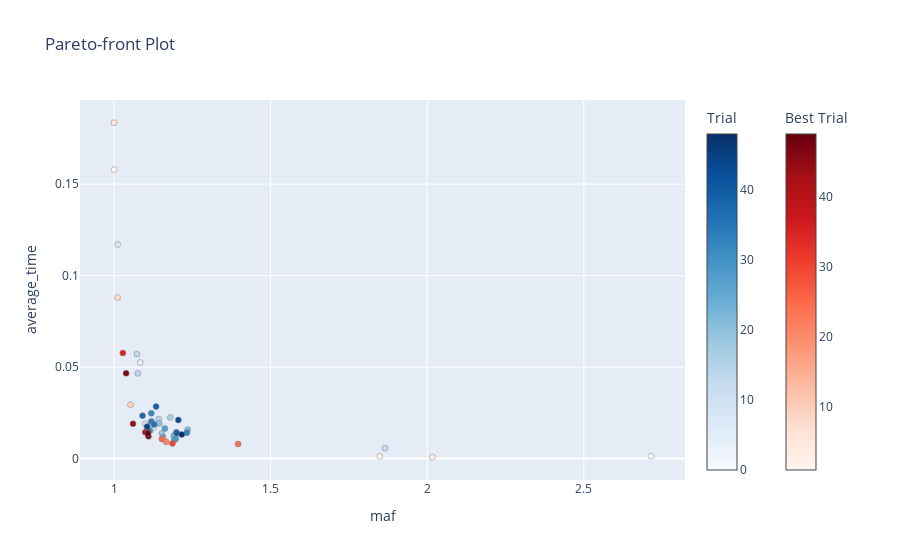

The notebook cell this image was saved under:
### Code cell
plot_pareto_front(lsh_study, target_names=['maf', 'average_time'])

### Figure 1 — Plotly figure (JSON) as saved in the notebook; plotly's stock layout.template omitted (floating-point values rounded to 4 significant figures)
{"data": [{"hovertemplate": "%{text}<extra>Trial</extra>", "marker": {"color": [0, 4, 6, 7, 10, 12, 13, 14, 15, 16, 17, 18, 19, 20, 22, 23, 26, 27, 28, 29, 31, 32, 33, 34, 36, 37, 38, 39, 40, 42, 43, 45, 48], "colorbar": {"title": {"text": "Trial"}}, "colorscale": [[0, "rgb(247,251,255)"], [0.125, "rgb(222,235,247)"], [0.25, "rgb(198,219,239)"], [0.375, "rgb(158,202,225)"], [0.5, "rgb(107,174,214)"], [0.625, "rgb(66,146,198)"], [0.75, "rgb(33,113,181)"], [0.875, "rgb(8,81,156)"], [1, "rgb(8,48,107)"]], "line": {"color": "Grey", "width": 0.5}}, "mode": "markers", "showlegend": false, "text": ["{<br>  \"number\": 0,<br>  \"values\": [<br>    2.714397966853586,<br>    0.0013063600000000003<br>  ],<br>  \"params\": {<br>    \"k\": 10,<br>    \"L\": 9,<br>    \"table_size\": 3750,<br>    \"window_size\": 735,<br>    \"query_trick\": false<br>  },<br>  \"user_attrs\": {<br>    \"constraint\": [<br>      0,<br>      -0.008693639999999999<br>    ]<br>  }<br>}", "{<br>  \"number\": 4,<br>  \"values\": [<br>    1.0837812323878868,<br>    0.05251339999999999<br>  ],<br>  \"params\": {<br>    \"k\": 2,<br>    \"L\": 2,<br>    \"table_size\": 7500,<br>    \"window_size\": 1683,<br>    \"query_trick\": false<br>  },<br>  \"user_attrs\": {<br>    \"constraint\": [<br>      0,<br>      0.042513399999999986<br>    ]<br>  }<br>}", "{<br>  \"number\": 6,<br>  \"values\": [<br>    1.1272492088066839,<br>    0.016991939999999987<br>  ],<br>  \"params\": {<br>    \"k\": 10,<br>    \"L\": 5,<br>    \"table_size\": 3750,<br>    \"window_size\": 3688,<br>    \"query_trick\": false<br>  },<br>  \"user_attrs\": {<br>    \"constraint\": [<br>      1,<br>      0.006991939999999986<br>    ]<br>  }<br>}", "{<br>  \"number\": 7,<br>  \"values\": [<br>    1.011911252644417,<br>    0.11699893999999998<br>  ],<br>  \"params\": {<br>    \"k\": 3,<br>    \"L\": 3,<br>    \"table_size\": 15000,<br>    \"window_size\": 4071,<br>    \"query_trick\": true<br>  },<br>  \"user_attrs\": {<br>    \"constraint\": [<br>      1,<br>      0.10699893999999999<br>    ]<br>  }<br>}", "{<br>  \"number\": 10,<br>  \"values\": [<br>    1.1000688695645846,<br>    0.019050399999999995<br>  ],<br>  \"params\": {<br>    \"k\": 10,<br>    \"L\": 6,<br>    \"table_size\": 3750,<br>    \"window_size\": 3340,<br>    \"query_trick\": false<br>  },<br>  \"user_attrs\": {<br>    \"constraint\": [<br>      1,<br>      0.009050399999999995<br>    ]<br>  }<br>}", "{<br>  \"number\": 12,<br>  \"values\": [<br>    1.8654808235979419,<br>    0.00568129<br>  ],<br>  \"params\": {<br>    \"k\": 10,<br>    \"L\": 5,<br>    \"table_size\": 3750,<br>    \"window_size\": 2761,<br>    \"query_trick\": false<br>  },<br>  \"user_attrs\": {<br>    \"constraint\": [<br>      51,<br>      -0.00431871<br>    ]<br>  }<br>}", "{<br>  \"number\": 13,<br>  \"values\": [<br>    1.073530572674721,<br>    0.057064909999999996<br>  ],<br>  \"params\": {<br>    \"k\": 9,<br>    \"L\": 4,<br>    \"table_size\": 3750,<br>    \"window_size\": 4159,<br>    \"query_trick\": false<br>  },<br>  \"user_attrs\": {<br>    \"constraint\": [<br>      1,<br>      0.047064909999999995<br>    ]<br>  }<br>}", "{<br>  \"number\": 14,<br>  \"values\": [<br>    1.0761210594213835,<br>    0.046571040000000015<br>  ],<br>  \"params\": {<br>    \"k\": 10,<br>    \"L\": 4,<br>    \"table_size\": 3750,<br>    \"window_size\": 3953,<br>    \"query_trick\": false<br>  },<br>  \"user_attrs\": {<br>    \"constraint\": [<br>      1,<br>      0.03657104000000001<br>    ]<br>  }<br>}", "{<br>  \"number\": 15,<br>  \"values\": [<br>    1.14295452314088,<br>    0.021588429999999995<br>  ],<br>  \"params\": {<br>    \"k\": 10,<br>    \"L\": 5,<br>    \"table_size\": 3750,<br>    \"window_size\": 3785,<br>    \"query_trick\": false<br>  },<br>  \"user_attrs\": {<br>    \"constraint\": [<br>      3,<br>      0.011588429999999995<br>    ]<br>  }<br>}", "{<br>  \"number\": 16,<br>  \"values\": [<br>    1.1796734100619548,<br>    0.02247834<br>  ],<br>  \"params\": {<br>    \"k\": 9,<br>    \"L\": 7,<br>    \"table_size\": 7500,<br>    \"window_size\": 2892,<br>    \"query_trick\": true<br>  },<br>  \"user_attrs\": {<br>    \"constraint\": [<br>      1,<br>      0.01247834<br>    ]<br>  }<br>}", "{<br>  \"number\": 17,<br>  \"values\": [<br>    1.1170035666631069,<br>    0.019083740000000002<br>  ],<br>  \"params\": {<br>    \"k\": 10,<br>    \"L\": 5,<br>    \"table_size\": 3750,<br>    \"window_size\": 3158,<br>    \"query_trick\": false<br>  },<br>  \"user_attrs\": {<br>    \"constraint\": [<br>      1,<br>      0.009083740000000002<br>    ]<br>  }<br>}", "{<br>  \"number\": 18,<br>  \"values\": [<br>    1.1529628124961968,<br>    0.013826189999999999<br>  ],<br>  \"params\": {<br>    \"k\": 10,<br>    \"L\": 5,<br>    \"table_size\": 3750,<br>    \"window_size\": 3172,<br>    \"query_trick\": false<br>  },<br>  \"user_attrs\": {<br>    \"constraint\": [<br>      1,<br>      0.0038261899999999984<br>    ]<br>  }<br>}", "{<br>  \"number\": 19,<br>  \"values\": [<br>    1.113986388490956,<br>    0.017677319999999993<br>  ],<br>  \"params\": {<br>    \"k\": 10,<br>    \"L\": 5,<br>    \"table_size\": 3750,<br>    \"window_size\": 3141,<br>    \"query_trick\": false<br>  },<br>  \"user_attrs\": {<br>    \"constraint\": [<br>      1,<br>      0.007677319999999993<br>    ]<br>  }<br>}", "{<br>  \"number\": 20,<br>  \"values\": [<br>    1.1442634314044113,<br>    0.019233360000000005<br>  ],<br>  \"params\": {<br>    \"k\": 10,<br>    \"L\": 5,<br>    \"table_size\": 3750,<br>    \"window_size\": 3117,<br>    \"query_trick\": false<br>  },<br>  \"user_attrs\": {<br>    \"constraint\": [<br>      1,<br>      0.009233360000000005<br>    ]<br>  }<br>}", "{<br>  \"number\": 22,<br>  \"values\": [<br>    1.2351632727419755,<br>    0.015760419999999994<br>  ],<br>  \"params\": {<br>    \"k\": 10,<br>    \"L\": 5,<br>    \"table_size\": 3750,<br>    \"window_size\": 3252,<br>    \"query_trick\": false<br>  },<br>  \"user_attrs\": {<br>    \"constraint\": [<br>      1,<br>      0.0057604199999999935<br>    ]<br>  }<br>}", "{<br>  \"number\": 23,<br>  \"values\": [<br>    1.1912936760011283,<br>    0.012492900000000005<br>  ],<br>  \"params\": {<br>    \"k\": 10,<br>    \"L\": 5,<br>    \"table_size\": 3750,<br>    \"window_size\": 3088,<br>    \"query_trick\": false<br>  },<br>  \"user_attrs\": {<br>    \"constraint\": [<br>      1,<br>      0.0024929000000000045<br>    ]<br>  }<br>}", "{<br>  \"number\": 26,<br>  \"values\": [<br>    1.1563607477771096,<br>    0.0118033<br>  ],<br>  \"params\": {<br>    \"k\": 10,<br>    \"L\": 5,<br>    \"table_size\": 3750,<br>    \"window_size\": 3392,<br>    \"query_trick\": false<br>  },<br>  \"user_attrs\": {<br>    \"constraint\": [<br>      1,<br>      0.001803299999999999<br>    ]<br>  }<br>}", "{<br>  \"number\": 27,<br>  \"values\": [<br>    1.1624738900280644,<br>    0.01640168999999999<br>  ],<br>  \"params\": {<br>    \"k\": 10,<br>    \"L\": 5,<br>    \"table_size\": 3750,<br>    \"window_size\": 3135,<br>    \"query_trick\": false<br>  },<br>  \"user_attrs\": {<br>    \"constraint\": [<br>      1,<br>      0.006401689999999989<br>    ]<br>  }<br>}", "{<br>  \"number\": 28,<br>  \"values\": [<br>    1.1925048942615977,<br>    0.010182259999999997<br>  ],<br>  \"params\": {<br>    \"k\": 10,<br>    \"L\": 5,<br>    \"table_size\": 3750,<br>    \"window_size\": 3117,<br>    \"query_trick\": false<br>  },<br>  \"user_attrs\": {<br>    \"constraint\": [<br>      0,<br>      0.0001822599999999966<br>    ]<br>  }<br>}", "{<br>  \"number\": 29,<br>  \"values\": [<br>    1.1969578457547694,<br>    0.010805659999999996<br>  ],<br>  \"params\": {<br>    \"k\": 10,<br>    \"L\": 5,<br>    \"table_size\": 3750,<br>    \"window_size\": 3127,<br>    \"query_trick\": false<br>  },<br>  \"user_attrs\": {<br>    \"constraint\": [<br>      0,<br>      0.0008056599999999962<br>    ]<br>  }<br>}", "{<br>  \"number\": 31,<br>  \"values\": [<br>    1.1144943329682877,<br>    0.015255639999999997<br>  ],<br>  \"params\": {<br>    \"k\": 10,<br>    \"L\": 6,<br>    \"table_size\": 3750,<br>    \"window_size\": 3357,<br>    \"query_trick\": false<br>  },<br>  \"user_attrs\": {<br>    \"constraint\": [<br>      1,<br>      0.005255639999999997<br>    ]<br>  }<br>}", "{<br>  \"number\": 32,<br>  \"values\": [<br>    1.1189948023637244,<br>    0.024763639999999993<br>  ],<br>  \"params\": {<br>    \"k\": 10,<br>    \"L\": 6,<br>    \"table_size\": 3750,<br>    \"window_size\": 3371,<br>    \"query_trick\": false<br>  },<br>  \"user_attrs\": {<br>    \"constraint\": [<br>      1,<br>      0.014763639999999993<br>    ]<br>  }<br>}", "{<br>  \"number\": 33,<br>  \"values\": [<br>    1.232558965044098,<br>    0.014173719999999999<br>  ],<br>  \"params\": {<br>    \"k\": 10,<br>    \"L\": 6,<br>    \"table_size\": 3750,<br>    \"window_size\": 3408,<br>    \"query_trick\": false<br>  },<br>  \"user_attrs\": {<br>    \"constraint\": [<br>      1,<br>      0.004173719999999999<br>    ]<br>  }<br>}", "{<br>  \"number\": 34,<br>  \"values\": [<br>    1.1194719457390812,<br>    0.020288149999999998<br>  ],<br>  \"params\": {<br>    \"k\": 10,<br>    \"L\": 5,<br>    \"table_size\": 3750,<br>    \"window_size\": 3251,<br>    \"query_trick\": false<br>  },<br>  \"user_attrs\": {<br>    \"constraint\": [<br>      1,<br>      0.010288149999999998<br>    ]<br>  }<br>}", "{<br>  \"number\": 36,<br>  \"values\": [<br>    1.1280881199897477,<br>    0.018637909999999994<br>  ],<br>  \"params\": {<br>    \"k\": 10,<br>    \"L\": 6,<br>    \"table_size\": 3750,<br>    \"window_size\": 3321,<br>    \"query_trick\": false<br>  },<br>  \"user_attrs\": {<br>    \"constraint\": [<br>      0,<br>      0.008637909999999993<br>    ]<br>  }<br>}", "{<br>  \"number\": 37,<br>  \"values\": [<br>    1.1989907134282143,<br>    0.014375<br>  ],<br>  \"params\": {<br>    \"k\": 10,<br>    \"L\": 6,<br>    \"table_size\": 3750,<br>    \"window_size\": 3282,<br>    \"query_trick\": false<br>  },<br>  \"user_attrs\": {<br>    \"constraint\": [<br>      1,<br>      0.004375<br>    ]<br>  }<br>}", "{<br>  \"number\": 38,<br>  \"values\": [<br>    1.0911327224430942,<br>    0.023466389999999997<br>  ],<br>  \"params\": {<br>    \"k\": 10,<br>    \"L\": 6,<br>    \"table_size\": 3750,<br>    \"window_size\": 3282,<br>    \"query_trick\": false<br>  },<br>  \"user_attrs\": {<br>    \"constraint\": [<br>      1,<br>      0.013466389999999996<br>    ]<br>  }<br>}", "{<br>  \"number\": 39,<br>  \"values\": [<br>    1.1344094793406965,<br>    0.02840744000000001<br>  ],<br>  \"params\": {<br>    \"k\": 4,<br>    \"L\": 4,<br>    \"table_size\": 15000,<br>    \"window_size\": 2074,<br>    \"query_trick\": false<br>  },<br>  \"user_attrs\": {<br>    \"constraint\": [<br>      0,<br>      0.01840744000000001<br>    ]<br>  }<br>}", "{<br>  \"number\": 40,<br>  \"values\": [<br>    1.2009729295026728,<br>    0.013879909999999995<br>  ],<br>  \"params\": {<br>    \"k\": 10,<br>    \"L\": 6,<br>    \"table_size\": 3750,<br>    \"window_size\": 3331,<br>    \"query_trick\": false<br>  },<br>  \"user_attrs\": {<br>    \"constraint\": [<br>      1,<br>      0.003879909999999995<br>    ]<br>  }<br>}", "{<br>  \"number\": 42,<br>  \"values\": [<br>    1.1079988187525236,<br>    0.014820729999999999<br>  ],<br>  \"params\": {<br>    \"k\": 10,<br>    \"L\": 6,<br>    \"table_size\": 3750,<br>    \"window_size\": 3405,<br>    \"query_trick\": false<br>  },<br>  \"user_attrs\": {<br>    \"constraint\": [<br>      1,<br>      0.004820729999999999<br>    ]<br>  }<br>}", "{<br>  \"number\": 43,<br>  \"values\": [<br>    1.2053567261006781,<br>    0.021046960000000007<br>  ],<br>  \"params\": {<br>    \"k\": 9,<br>    \"L\": 5,<br>    \"table_size\": 7500,<br>    \"window_size\": 3566,<br>    \"query_trick\": true<br>  },<br>  \"user_attrs\": {<br>    \"constraint\": [<br>      1,<br>      0.011046960000000007<br>    ]<br>  }<br>}", "{<br>  \"number\": 45,<br>  \"values\": [<br>    1.10563999852487,<br>    0.01740319<br>  ],<br>  \"params\": {<br>    \"k\": 10,<br>    \"L\": 6,<br>    \"table_size\": 3750,<br>    \"window_size\": 3327,<br>    \"query_trick\": false<br>  },<br>  \"user_attrs\": {<br>    \"constraint\": [<br>      0,<br>      0.007403189999999999<br>    ]<br>  }<br>}", "{<br>  \"number\": 48,<br>  \"values\": [<br>    1.2164622138187462,<br>    0.013128000000000006<br>  ],<br>  \"params\": {<br>    \"k\": 9,<br>    \"L\": 4,<br>    \"table_size\": 7500,<br>    \"window_size\": 2965,<br>    \"query_trick\": true<br>  },<br>  \"user_attrs\": {<br>    \"constraint\": [<br>      1,<br>      0.0031280000000000058<br>    ]<br>  }<br>}"], "type": "scatter", "x": [2.714, 1.084, 1.127, 1.012, 1.1, 1.865, 1.074, 1.076, 1.143, 1.18, 1.117, 1.153, 1.114, 1.144, 1.235, 1.191, 1.156, 1.162, 1.193, 1.197, 1.114, 1.119, 1.233, 1.119, 1.128, 1.199, 1.091, 1.134, 1.201, 1.108, 1.205, 1.106, 1.216], "y": [0.001306, 0.05251, 0.01699, 0.117, 0.01905, 0.005681, 0.05706, 0.04657, 0.02159, 0.02248, 0.01908, 0.01383, 0.01768, 0.01923, 0.01576, 0.01249, 0.0118, 0.0164, 0.01018, 0.01081, 0.01526, 0.02476, 0.01417, 0.02029, 0.01864, 0.01438, 0.02347, 0.02841, 0.01388, 0.01482, 0.02105, 0.0174, 0.01313]}, {"hovertemplate": "%{text}<extra>Best Trial</extra>", "marker": {"color": [1, 2, 3, 5, 8, 9, 11, 21, 24, 25, 30, 35, 41, 44, 46, 47, 49], "colorbar": {"title": {"text": "Best Trial"}, "x": 1.1, "xpad": 40}, "colorscale": [[0, "rgb(255,245,240)"], [0.125, "rgb(254,224,210)"], [0.25, "rgb(252,187,161)"], [0.375, "rgb(252,146,114)"], [0.5, "rgb(251,106,74)"], [0.625, "rgb(239,59,44)"], [0.75, "rgb(203,24,29)"], [0.875, "rgb(165,15,21)"], [1, "rgb(103,0,13)"]], "line": {"color": "Grey", "width": 0.5}}, "mode": "markers", "showlegend": false, "text": ["{<br>  \"number\": 1,<br>  \"values\": [<br>    1.0004429834169173,<br>    0.15792399000000001<br>  ],<br>  \"params\": {<br>    \"k\": 5,<br>    \"L\": 6,<br>    \"table_size\": 7500,<br>    \"window_size\": 4416,<br>    \"query_trick\": true<br>  },<br>  \"user_attrs\": {<br>    \"constraint\": [<br>      1,<br>      0.14792399<br>    ]<br>  }<br>}", "{<br>  \"number\": 2,<br>  \"values\": [<br>    1.8485419370148617,<br>    0.0012211499999999998<br>  ],<br>  \"params\": {<br>    \"k\": 4,<br>    \"L\": 4,<br>    \"table_size\": 15000,<br>    \"window_size\": 720,<br>    \"query_trick\": false<br>  },<br>  \"user_attrs\": {<br>    \"constraint\": [<br>      31,<br>      -0.008778850000000001<br>    ]<br>  }<br>}", "{<br>  \"number\": 3,<br>  \"values\": [<br>    2.0165940206006003,<br>    0.0007320699999999995<br>  ],<br>  \"params\": {<br>    \"k\": 4,<br>    \"L\": 2,<br>    \"table_size\": 3750,<br>    \"window_size\": 759,<br>    \"query_trick\": true<br>  },<br>  \"user_attrs\": {<br>    \"constraint\": [<br>      55,<br>      -0.00926793<br>    ]<br>  }<br>}", "{<br>  \"number\": 5,<br>  \"values\": [<br>    1.0,<br>    0.18351646<br>  ],<br>  \"params\": {<br>    \"k\": 4,<br>    \"L\": 5,<br>    \"table_size\": 15000,<br>    \"window_size\": 3620,<br>    \"query_trick\": true<br>  },<br>  \"user_attrs\": {<br>    \"constraint\": [<br>      0,<br>      0.17351645999999998<br>    ]<br>  }<br>}", "{<br>  \"number\": 8,<br>  \"values\": [<br>    1.0111952091880965,<br>    0.08804245<br>  ],<br>  \"params\": {<br>    \"k\": 3,<br>    \"L\": 3,<br>    \"table_size\": 7500,<br>    \"window_size\": 3191,<br>    \"query_trick\": true<br>  },<br>  \"user_attrs\": {<br>    \"constraint\": [<br>      1,<br>      0.07804245<br>    ]<br>  }<br>}", "{<br>  \"number\": 9,<br>  \"values\": [<br>    1.0527567248141874,<br>    0.029438290000000013<br>  ],<br>  \"params\": {<br>    \"k\": 8,<br>    \"L\": 7,<br>    \"table_size\": 7500,<br>    \"window_size\": 3121,<br>    \"query_trick\": true<br>  },<br>  \"user_attrs\": {<br>    \"constraint\": [<br>      1,<br>      0.01943829000000001<br>    ]<br>  }<br>}", "{<br>  \"number\": 11,<br>  \"values\": [<br>    1.1590126505940885,<br>    0.010533019999999994<br>  ],<br>  \"params\": {<br>    \"k\": 10,<br>    \"L\": 5,<br>    \"table_size\": 3750,<br>    \"window_size\": 3098,<br>    \"query_trick\": false<br>  },<br>  \"user_attrs\": {<br>    \"constraint\": [<br>      1,<br>      0.0005330199999999934<br>    ]<br>  }<br>}", "{<br>  \"number\": 21,<br>  \"values\": [<br>    1.1665935572395862,<br>    0.009105559999999999<br>  ],<br>  \"params\": {<br>    \"k\": 10,<br>    \"L\": 5,<br>    \"table_size\": 3750,<br>    \"window_size\": 3141,<br>    \"query_trick\": false<br>  },<br>  \"user_attrs\": {<br>    \"constraint\": [<br>      1,<br>      -0.0008944400000000016<br>    ]<br>  }<br>}", "{<br>  \"number\": 24,<br>  \"values\": [<br>    1.3961560616336928,<br>    0.00794524<br>  ],<br>  \"params\": {<br>    \"k\": 10,<br>    \"L\": 5,<br>    \"table_size\": 3750,<br>    \"window_size\": 3124,<br>    \"query_trick\": false<br>  },<br>  \"user_attrs\": {<br>    \"constraint\": [<br>      1,<br>      -0.002054760000000001<br>    ]<br>  }<br>}", "{<br>  \"number\": 25,<br>  \"values\": [<br>    1.1528591470672214,<br>    0.010704580000000003<br>  ],<br>  \"params\": {<br>    \"k\": 10,<br>    \"L\": 5,<br>    \"table_size\": 3750,<br>    \"window_size\": 3129,<br>    \"query_trick\": false<br>  },<br>  \"user_attrs\": {<br>    \"constraint\": [<br>      0,<br>      0.0007045800000000033<br>    ]<br>  }<br>}", "{<br>  \"number\": 30,<br>  \"values\": [<br>    1.1864873833118756,<br>    0.00830398<br>  ],<br>  \"params\": {<br>    \"k\": 10,<br>    \"L\": 5,<br>    \"table_size\": 3750,<br>    \"window_size\": 3088,<br>    \"query_trick\": false<br>  },<br>  \"user_attrs\": {<br>    \"constraint\": [<br>      0,<br>      -0.0016960199999999995<br>    ]<br>  }<br>}", "{<br>  \"number\": 35,<br>  \"values\": [<br>    1.0283341220252629,<br>    0.05770966<br>  ],<br>  \"params\": {<br>    \"k\": 9,<br>    \"L\": 9,<br>    \"table_size\": 7500,<br>    \"window_size\": 3671,<br>    \"query_trick\": true<br>  },<br>  \"user_attrs\": {<br>    \"constraint\": [<br>      1,<br>      0.04770966<br>    ]<br>  }<br>}", "{<br>  \"number\": 41,<br>  \"values\": [<br>    1.0999358062001174,<br>    0.014398<br>  ],<br>  \"params\": {<br>    \"k\": 10,<br>    \"L\": 6,<br>    \"table_size\": 3750,<br>    \"window_size\": 3337,<br>    \"query_trick\": false<br>  },<br>  \"user_attrs\": {<br>    \"constraint\": [<br>      1,<br>      0.004397999999999999<br>    ]<br>  }<br>}", "{<br>  \"number\": 44,<br>  \"values\": [<br>    1.0606301751348581,<br>    0.019008399999999995<br>  ],<br>  \"params\": {<br>    \"k\": 10,<br>    \"L\": 6,<br>    \"table_size\": 3750,<br>    \"window_size\": 3292,<br>    \"query_trick\": false<br>  },<br>  \"user_attrs\": {<br>    \"constraint\": [<br>      0,<br>      0.009008399999999995<br>    ]<br>  }<br>}", "{<br>  \"number\": 46,<br>  \"values\": [<br>    1.1098587841089944,<br>    0.012146120000000003<br>  ],<br>  \"params\": {<br>    \"k\": 10,<br>    \"L\": 6,<br>    \"table_size\": 3750,<br>    \"window_size\": 3430,<br>    \"query_trick\": false<br>  },<br>  \"user_attrs\": {<br>    \"constraint\": [<br>      1,<br>      0.002146120000000003<br>    ]<br>  }<br>}", "{<br>  \"number\": 47,<br>  \"values\": [<br>    1.0386798203841032,<br>    0.046625960000000015<br>  ],<br>  \"params\": {<br>    \"k\": 10,<br>    \"L\": 6,<br>    \"table_size\": 3750,<br>    \"window_size\": 4306,<br>    \"query_trick\": false<br>  },<br>  \"user_attrs\": {<br>    \"constraint\": [<br>      1,<br>      0.03662596000000001<br>    ]<br>  }<br>}", "{<br>  \"number\": 49,<br>  \"values\": [<br>    1.107808355134279,<br>    0.013695009999999997<br>  ],<br>  \"params\": {<br>    \"k\": 9,<br>    \"L\": 5,<br>    \"table_size\": 7500,<br>    \"window_size\": 3044,<br>    \"query_trick\": true<br>  },<br>  \"user_attrs\": {<br>    \"constraint\": [<br>      1,<br>      0.003695009999999997<br>    ]<br>  }<br>}"], "type": "scatter", "x": [1.0, 1.849, 2.017, 1, 1.011, 1.053, 1.159, 1.167, 1.396, 1.153, 1.186, 1.028, 1.1, 1.061, 1.11, 1.039, 1.108], "y": [0.1579, 0.001221, 0.0007321, 0.1835, 0.08804, 0.02944, 0.01053, 0.009106, 0.007945, 0.0107, 0.008304, 0.05771, 0.0144, 0.01901, 0.01215, 0.04663, 0.0137]}], "layout": {"title": {"text": "Pareto-front Plot"}, "xaxis": {"title": {"text": "maf"}}, "yaxis": {"title": {"text": "average_time"}}}}
